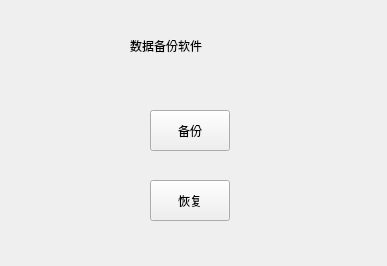
<?xml version="1.0" encoding="UTF-8"?>
<ui version="4.0">
 <class>widget</class>
 <widget class="QMainWindow" name="widget">
  <property name="geometry">
   <rect>
    <x>0</x>
    <y>0</y>
    <width>387</width>
    <height>266</height>
   </rect>
  </property>
  <property name="sizePolicy">
   <sizepolicy hsizetype="Expanding" vsizetype="Expanding">
    <horstretch>0</horstretch>
    <verstretch>0</verstretch>
   </sizepolicy>
  </property>
  <property name="windowTitle">
   <string>widget</string>
  </property>
  <widget class="QWidget" name="centralwidget">
   <property name="sizePolicy">
    <sizepolicy hsizetype="Expanding" vsizetype="Expanding">
     <horstretch>0</horstretch>
     <verstretch>0</verstretch>
    </sizepolicy>
   </property>
   <widget class="QLabel" name="title">
    <property name="geometry">
     <rect>
      <x>130</x>
      <y>30</y>
      <width>141</width>
      <height>31</height>
     </rect>
    </property>
    <property name="sizePolicy">
     <sizepolicy hsizetype="Expanding" vsizetype="Expanding">
      <horstretch>0</horstretch>
      <verstretch>0</verstretch>
     </sizepolicy>
    </property>
    <property name="text">
     <string>数据备份软件</string>
    </property>
   </widget>
   <widget class="QLabel" name="pic">
    <property name="geometry">
     <rect>
      <x>0</x>
      <y>0</y>
      <width>387</width>
      <height>266</height>
     </rect>
    </property>
    <property name="sizePolicy">
     <sizepolicy hsizetype="Preferred" vsizetype="Preferred">
      <horstretch>0</horstretch>
      <verstretch>0</verstretch>
     </sizepolicy>
    </property>
    <property name="styleSheet">
     <string notr="true">border-image: url(:/new/prefix1/1.png);</string>
    </property>
    <property name="text">
     <string/>
    </property>
   </widget>
   <widget class="QPushButton" name="backup">
    <property name="geometry">
     <rect>
      <x>150</x>
      <y>110</y>
      <width>80</width>
      <height>41</height>
     </rect>
    </property>
    <property name="sizePolicy">
     <sizepolicy hsizetype="Expanding" vsizetype="Expanding">
      <horstretch>0</horstretch>
      <verstretch>0</verstretch>
     </sizepolicy>
    </property>
    <property name="text">
     <string>备份</string>
    </property>
   </widget>
   <widget class="QPushButton" name="restore">
    <property name="geometry">
     <rect>
      <x>150</x>
      <y>180</y>
      <width>80</width>
      <height>41</height>
     </rect>
    </property>
    <property name="sizePolicy">
     <sizepolicy hsizetype="Expanding" vsizetype="Expanding">
      <horstretch>0</horstretch>
      <verstretch>0</verstretch>
     </sizepolicy>
    </property>
    <property name="text">
     <string>恢复</string>
    </property>
   </widget>
   <zorder>pic</zorder>
   <zorder>backup</zorder>
   <zorder>restore</zorder>
   <zorder>title</zorder>
  </widget>
 </widget>
 <resources/>
 <connections/>
</ui>
